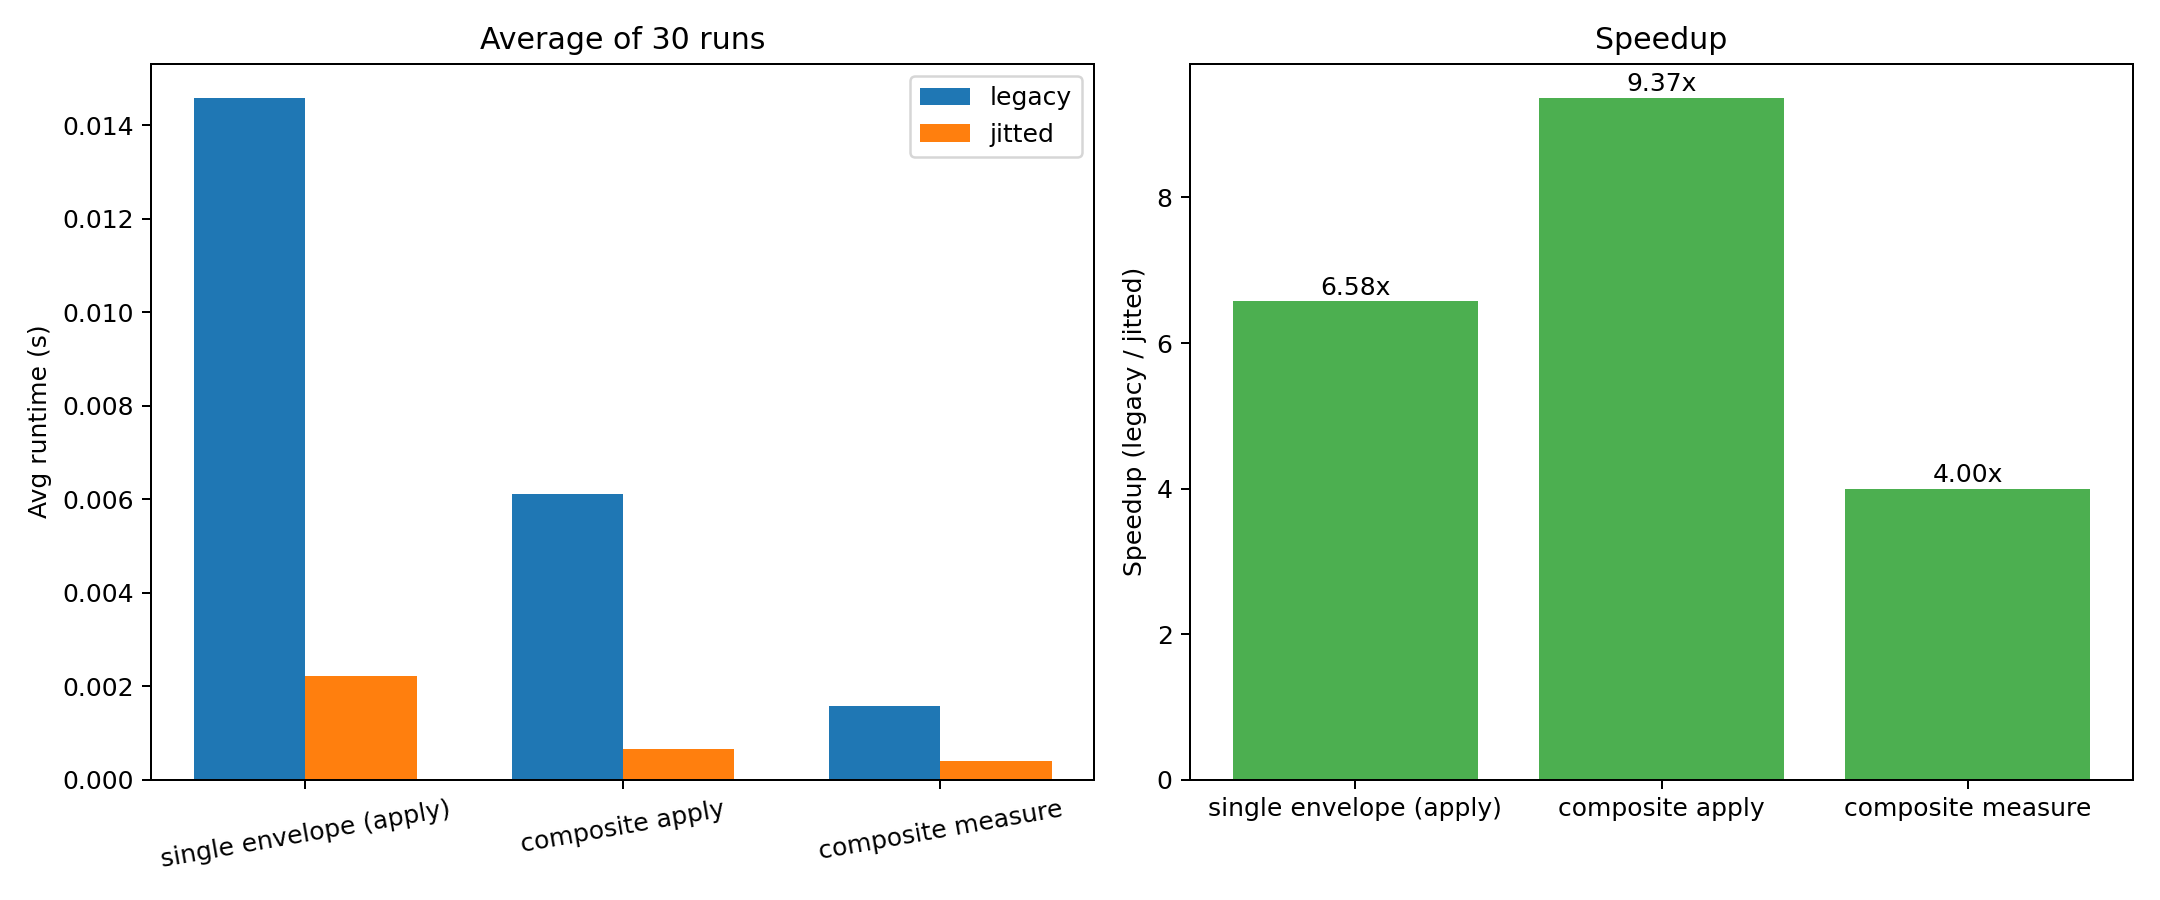

Generate this figure with Python:
"""
Benchmarks: legacy path vs JIT/plan-aware path.

Scenarios:
1) Single-envelope feature circuit (adapted from examples/quantum_feature_classifier.py)
   using displacement + phase shift and photon-number expectation.
2) Composite with two envelopes, beam splitter + phase shift, then joint measurement.

For each scenario we run both the legacy (use_jit=False) and JIT (use_jit=True)
paths, average 5 runs, and plot the timings and speedups.
"""

from __future__ import annotations

import os
import time
from dataclasses import dataclass
from pathlib import Path
from typing import Callable, Dict, Tuple

os.environ.setdefault("JAX_PLATFORMS", "cpu")

import jax
import jax.numpy as jnp
import matplotlib.pyplot as plt

# Ensure we import the in-repo version
import sys

REPO_ROOT = Path(__file__).resolve().parents[1]
if str(REPO_ROOT) not in sys.path:
    sys.path.insert(0, str(REPO_ROOT))

from photon_weave.operation import (
    CompositeOperationType,
    FockOperationType,
    Operation,
)
from photon_weave.photon_weave import Config
from photon_weave.state.envelope import Envelope
from photon_weave.state.utils.measurements import (
    measure_matrix,
    measure_matrix_jit,
)
from photon_weave.state.utils.operations import apply_operation_matrix
from photon_weave.state.utils.shape_planning import build_plan

RUNS = 20
SAVE_DIR = Path("benchmarks")


@dataclass(frozen=True)
class StateStub:
    dimensions: int


def _basis_density(dims: Tuple[int, ...], index: int = 0) -> jnp.ndarray:
    size = int(jnp.prod(jnp.array(dims)))
    vec = jnp.zeros((size, 1), dtype=jnp.complex128)
    vec = vec.at[index, 0].set(1.0)
    return vec @ jnp.conj(vec.T)


def _time_runs(fn: Callable[[], object], runs: int = RUNS) -> float:
    """Run fn `runs` times and return average duration in seconds."""
    # Warm-up
    fn()
    start = time.perf_counter()
    for _ in range(runs):
        out = fn()
        # Block if JAX array
        if isinstance(out, jnp.ndarray):
            jax.block_until_ready(out)
    duration = time.perf_counter() - start
    return duration / runs


def _feature_ops_sequence(feature: float) -> Tuple[Operation, ...]:
    """Heavier sequence of operations to stress apply paths."""
    return (
        Operation(FockOperationType.Displace, alpha=0.5 + 0.3 * feature),
        Operation(FockOperationType.PhaseShift, phi=0.1 + 0.5 * feature),
        Operation(FockOperationType.Displace, alpha=-0.2 + 0.4 * feature),
        Operation(FockOperationType.PhaseShift, phi=-0.3 + 0.2 * feature),
        Operation(FockOperationType.Squeeze, zeta=0.2 * (1 + 1j)),
        Operation(FockOperationType.Displace, alpha=0.1 - 0.25 * feature),
    )


def single_envelope_once(feature: float, dims: int) -> jnp.ndarray:
    """Apply a sequence of operations then compute photon-number expectation."""
    env = Envelope()
    env.fock.dimensions = dims
    env.fock.state = 0
    for op in _feature_ops_sequence(feature):
        env.apply_operation(op, env.fock)
    probs, _ = env.fock.measure_expectation()
    levels = jnp.arange(probs.shape[0], dtype=probs.dtype)
    return jnp.dot(levels, probs)


def run_single_envelope(use_jit: bool) -> float:
    cfg = Config()
    cfg._use_jit = use_jit  # internal toggle for this branch
    cfg.set_contraction(True)
    dims = 12
    features = jnp.linspace(-1.0, 1.0, 8)

    def fn() -> jnp.ndarray:
        def body(fval):
            return single_envelope_once(fval, dims)

        return jax.vmap(body)(features)

    if use_jit:
        compiled = jax.jit(fn)
        compiled()  # compile
        jax.block_until_ready(compiled())
        return _time_runs(compiled)
    return _time_runs(fn)


def composite_plan_benchmark(use_jit: bool) -> float:
    """
    Benchmark composite-style operations and measurements using matrix evolution
    with and without ShapePlan.
    """
    cfg = Config()
    cfg._use_jit = use_jit
    cfg.set_contraction(True)
    dims = (10, 10)
    states = [StateStub(d) for d in dims]
    targets = tuple(states)
    plan_ops = build_plan(states, targets)
    plan_meas = build_plan(states, [states[0]])

    # Initial density matrix |1,0>
    rho0 = _basis_density(dims, index=1)

    bs = Operation(CompositeOperationType.NonPolarizingBeamSplitter, eta=jnp.pi / 4)
    bs.dimensions = list(dims)
    bs_op = bs.operator

    reps = 12

    def legacy_apply():
        rho = rho0
        for _ in range(reps):
            rho = apply_operation_matrix(
                states, targets, rho, bs_op, use_contraction=True
            )
        return rho

    def jitted_apply():
        rho = rho0
        for _ in range(reps):
            rho = apply_operation_matrix(
                states, targets, rho, bs_op, meta=plan_ops, use_contraction=True
            )
        return rho

    apply_legacy_avg = _time_runs(legacy_apply)

    apply_jit_fn = (
        jax.jit(jitted_apply) if use_jit else jitted_apply
    )
    # warm and time apply
    apply_jit_fn()
    if use_jit:
        jax.block_until_ready(apply_jit_fn())
    apply_jit_avg = _time_runs(apply_jit_fn)

    # Use a fixed rho snapshot for measurement timing to isolate measurement cost.
    rho_for_meas = jitted_apply()

    def legacy_meas():
        key = jax.random.PRNGKey(0)
        outcomes, post = measure_matrix(
            states, [states[0]], rho_for_meas, key=key
        )
        return post

    def jitted_meas():
        key = jax.random.PRNGKey(0)
        key = jax.random.PRNGKey(0)
        outcomes, post, _ = measure_matrix_jit(
            states, [states[0]], rho_for_meas, key=key, meta=plan_meas
        )
        return post

    meas_legacy_avg = _time_runs(legacy_meas)
    meas_jitted_avg = _time_runs(jitted_meas if use_jit else legacy_meas)

    return apply_legacy_avg, apply_jit_avg, meas_legacy_avg, meas_jitted_avg


@dataclass
class BenchmarkResult:
    label: str
    legacy_avg: float
    jit_avg: float
    kind: str = "apply"

    @property
    def speedup(self) -> float:
        return self.legacy_avg / self.jit_avg if self.jit_avg > 0 else 0.0


def plot_results(results: Tuple[BenchmarkResult, ...]) -> None:
    labels = [r.label for r in results]
    legacy = [r.legacy_avg for r in results]
    jitted = [r.jit_avg for r in results]
    speedups = [r.speedup for r in results]

    x = jnp.arange(len(labels))
    width = 0.35

    fig, axes = plt.subplots(1, 2, figsize=(12, 5))

    ax0 = axes[0]
    ax0.bar(x - width / 2, legacy, width, label="legacy")
    ax0.bar(x + width / 2, jitted, width, label="jitted")
    ax0.set_ylabel("Avg runtime (s)")
    ax0.set_xticks(x)
    ax0.set_xticklabels(labels, rotation=10)
    ax0.legend()
    ax0.set_title(f"Average of {RUNS} runs")

    ax1 = axes[1]
    ax1.bar(labels, speedups, color="#4caf50")
    ax1.set_ylabel("Speedup (legacy / jitted)")
    ax1.set_title("Speedup")
    for idx, val in enumerate(speedups):
        ax1.text(idx, val + 0.02, f"{val:.2f}x", ha="center", va="bottom")

    fig.tight_layout()
    SAVE_DIR.mkdir(parents=True, exist_ok=True)
    out_path = SAVE_DIR / "contraction_vs_jitted.png"
    plt.savefig(out_path, dpi=180)
    print(f"Saved plot to {out_path}")


def main() -> None:
    single_legacy = run_single_envelope(use_jit=False)
    single_jit = run_single_envelope(use_jit=True)

    comp_apply_legacy, comp_apply_jit, comp_meas_legacy, comp_meas_jit = (
        composite_plan_benchmark(use_jit=True)
        if True
        else composite_plan_benchmark(use_jit=False)
    )

    results = (
        BenchmarkResult("single envelope (apply)", single_legacy, single_jit),
        BenchmarkResult("composite apply", comp_apply_legacy, comp_apply_jit),
        BenchmarkResult(
            "composite measure", comp_meas_legacy, comp_meas_jit, kind="measure"
        ),
    )

    for r in results:
        print(
            f"{r.label:>20}: legacy {r.legacy_avg:.4f}s, "
            f"jitted {r.jit_avg:.4f}s, speedup {r.speedup:.2f}x"
        )

    plot_results(results)


if __name__ == "__main__":
    main()
